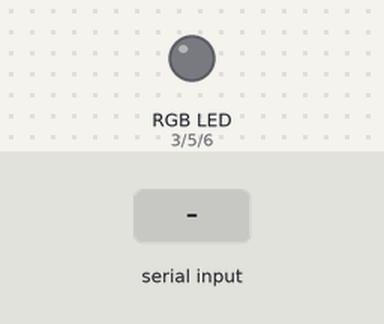
Recording of a sketch running on a simulated Arduino Uno, built with avr-gcc and run on an emulated ATmega328P. Shown: an RGB LED mixed from three pins (HIGH = lit). Inputs (shaded band) come from the test bench. Dim RGB values are drawn brighter than linear.

Above: at 1.2 s.
1.3 s: "90,45,200:" received over Serial
At 4.1 s:
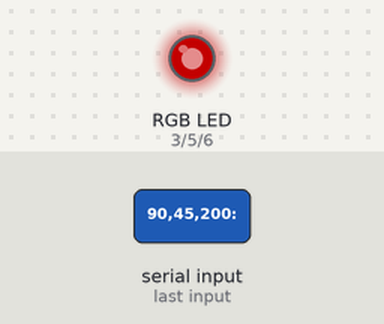
4.3 s: "30,150,10:" received over Serial
At 6.9 s:
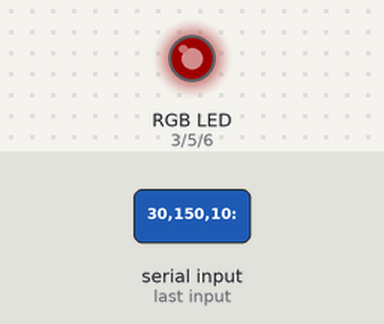
7.3 s: "200:" received over Serial
At 10.0 s:
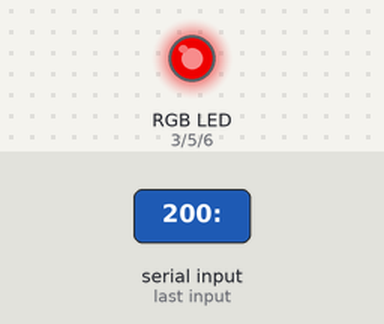
10.3 s: "90,45:" received over Serial
At 13.1 s:
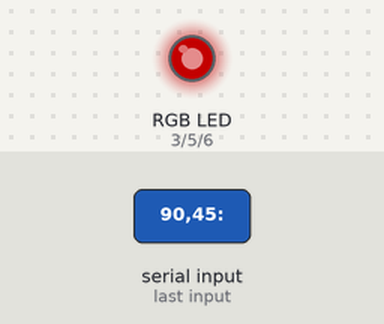
13.3 s: "30,150:" received over Serial
At 15.9 s:
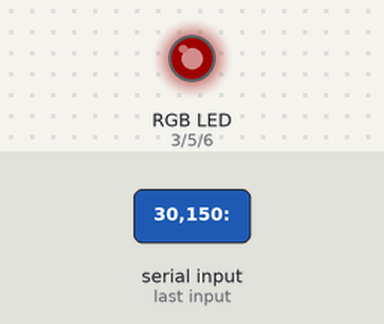
Timing chart, 0 to 17.3 s (numbered marks = the images above; inputs shaded):
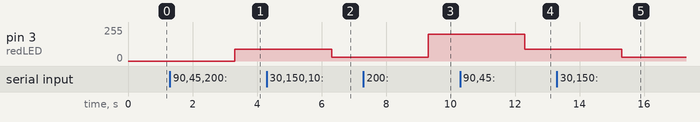

The sketch:

30._Python_to_Arduino_with_LED_2.ino
```cpp
int redLED=3,greenLED=5,blueLED=6;
int redVal=255,greenVal=255,blueVal=255;
String cmd;

void setup() {
  // put your setup code here, to run once:
Serial.begin(9600);
pinMode(redLED,OUTPUT);
pinMode(greenLED,OUTPUT);
pinMode(blueLED,OUTPUT);
}

void loop() {
  // put your main code here, to run repeatedly:
while(Serial.available()==0)
{

}
redVal=Serial.readStringUntil(':').toInt();
greenVal=Serial.readStringUntil(':').toInt();
blueVal=Serial.readStringUntil('\r').toInt();

analogWrite(redLED,redVal);
analogWrite(greenLED,greenVal);
analogWrite(blueLED,blueVal);
}
```

Measured:
- after the input at 1.3 s, pin 3 (redLED): 0/255 → 90/255 after 2.0 s
- after the input at 4.3 s, pin 3 (redLED): 90/255 → 30/255 after 2.0 s
- after the input at 7.3 s, pin 3 (redLED): 30/255 → 200/255 after 2.0 s
- after the input at 10.3 s, pin 3 (redLED): 200/255 → 90/255 after 2.0 s
- after the input at 13.3 s, pin 3 (redLED): 90/255 → 30/255 after 2.0 s
